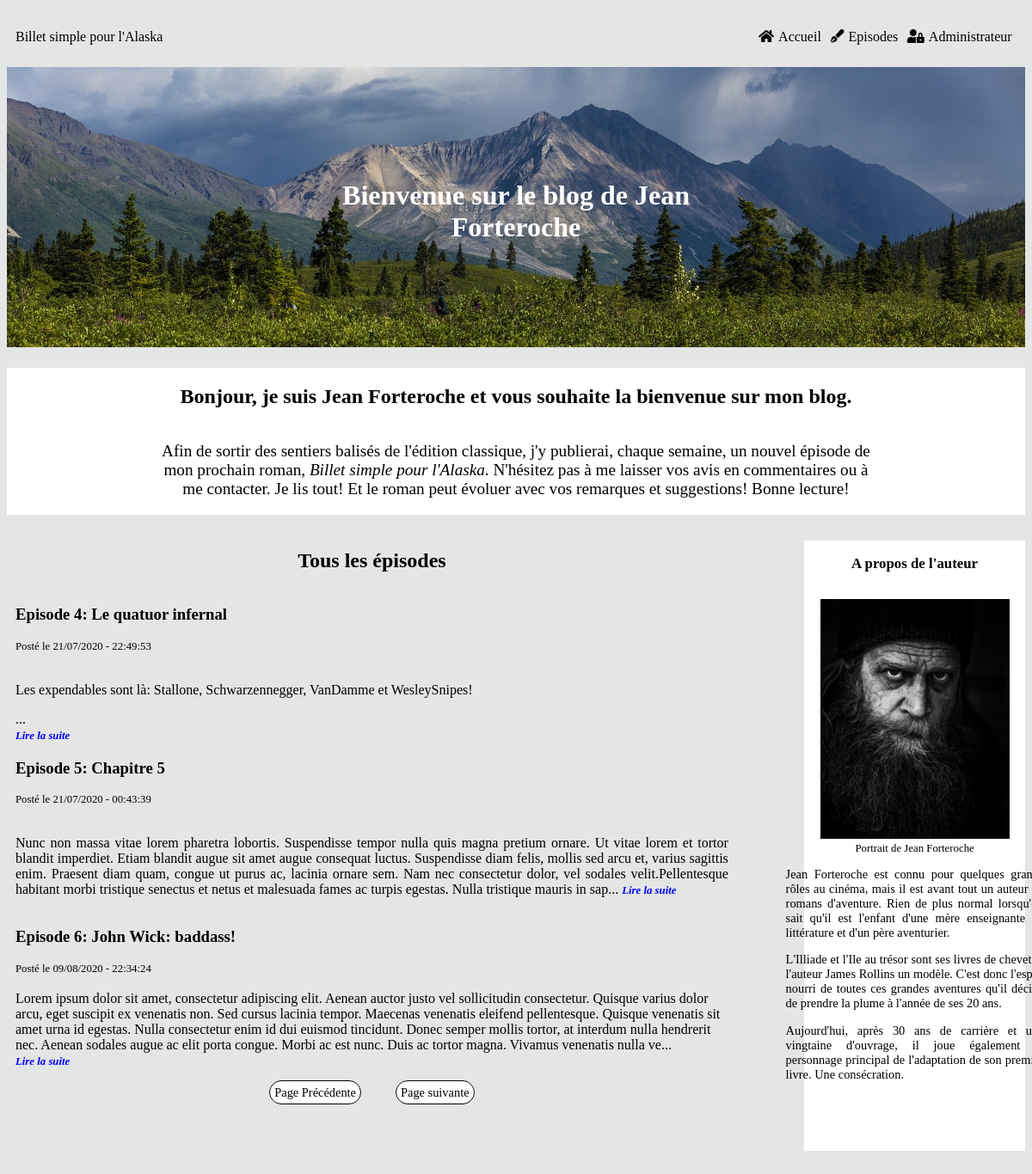
The app's page /index.php?action=get_all&page=2 with its own data.
### tables this page shows
CREATE TABLE IF NOT EXISTS `episodes` (
  `episode_id` tinyint(11) NOT NULL AUTO_INCREMENT,
  `numero_episode` tinyint(11) NOT NULL,
  `episode_title` char(255) NOT NULL,
  `episode_content` longtext NOT NULL,
  `episode_date` datetime NOT NULL DEFAULT CURRENT_TIMESTAMP,
  `episode_status` int(1) NOT NULL,
  PRIMARY KEY (`episode_id`),
  UNIQUE KEY `unicite` (`numero_episode`) USING BTREE
);

### src/View/View.php (called while the page is built, shortened)
<?php
class View
{
    public function display(array $data, string $template, string $layout) : void
    {
        require_once($template);
    }
}

### src/Controller/FrontOffice/PostController.php (called while the page is built, shortened)
<?php
class PostController
{
    private $postManager;
    private $view;
    private $layout;
    public function __construct(PostManager $postManager, View $view, CommentManager $commentManager, Session $session, Token $token)
    {
        $this->postManager = $postManager;
        $this->view = $view;
        $this->layout = '../templates/frontOffice/layout.html.php';
    }
    public function displayAllPosts(int $page): void
    {
        $totalEpisodes = $this->postManager->getNumberOfEpisodes();
        $pageToDisplay = $page - 1;
        $episodesToDisplay = 3;
        $numberOfPages = ceil($totalEpisodes / $episodesToDisplay);
        $offset = $pageToDisplay * $episodesToDisplay;
        $data = [$this->postManager->getAllEpisodes($offset), $page, $numberOfPages];
        $template = 'allPosts.html.php';
        $this->view->display(['episode' => $data[0], 'currentPage' => $data[1], 'maxPages' => $data[2]], $template, $this->layout);
    }
}

### public/index.php (called while the page is built, shortened)
<?php
$router = new Router();
$router->run();

### src/Model/PostManager.php (called while the page is built, shortened)
<?php
class PostManager
{
    private $database;
    public function __construct(Database $database)
    {
        $this->database = $database;
    }
    public function getAllEpisodes(int $offset) : array
    {
        $request = $this->database->prepare("SELECT *, substring(episode_content, 1, 500) AS episode_content,
            DATE_FORMAT(episode_date, '%d/%m/%Y - %H:%i:%s') AS episode_date
            FROM episodes
            WHERE episode_status = 1
            ORDER BY numero_episode
            LIMIT 3 OFFSET :beginning");
        $request->bindParam(':beginning', $offset, \PDO::PARAM_INT);
        $request->execute();
        return $request->fetchAll();
    }
}

### Templates/Frontoffice/allposts.html.php (the view)
<h2>Tous les épisodes</h2>
<?php foreach ($data['episode'] as $entry) {?>
    <article>
        <a href="index.php?action=post&id=<?=$entry['episode_id']?>">
            <h3 class='episode_title'>Episode <?=$entry['numero_episode']?>: <?=$entry['episode_title']?></h3>
        </a>
        <span class='post_date'>Posté le <?=$entry['episode_date']?></span><br/>
        <?=htmlspecialchars_decode($entry['episode_content'])?>... <span class="read_next"><a href='index.php?action=post&id=<?=$entry['episode_id']?>'>Lire la suite</a></span>
    </article>
<?php
}?>
<div id="prev_next">
    <?php
    if ($data['currentPage'] > 1 && $data['currentPage'] <= $data['maxPages']) {
    ?>
    <span id="previous">
        <a href="index.php?action=get_all&page=<?=$data['currentPage'] - 1?>">
            Page Précédente
        </a>
    </span>
    <?php
    }
    if ($data['currentPage'] < $data['maxPages'] && $data['currentPage'] >= 1) {
    ?>
    <span id="next">
            <a href="index.php?action=get_all&page=<?=$data['currentPage'] + 1?>">
                Page suivante
            </a>
    </span>
    <?php
    }
    ?>
</div>

### public/css/style.css (style rules this page uses)
html { font-family: aileron; background-color: #e4e5e5; }
a { text-decoration: none; color: black; }
h2 { text-align: center; }
.post_date { font-size: 0.8rem; }
article { display: flex; flex-direction: column; }
article p { text-align: justify; }
#previous a, #next a { padding: 5px; border-radius: 20px; border: 1px solid black; background-color: white; }
.read_next > a { font-size: 0.8rem; font-style: italic; font-weight: bold; color: blue; }
#prev_next { font-size: 0.9rem; display: flex; justify-content: center; }
#previous, #next { margin: 20px; }

### records on screen
episodes: numero_episode "4", episode_title "Le quatuor infernal", episode_date "21/07/2020 - 22:49:53", episode_content "Les expendables sont là: Stallone, Schwarzennegger, VanDamme et WesleySnipes!"
episodes: numero_episode "5", episode_title "Chapitre 5", episode_date "21/07/2020 - 00:43:39", episode_content "Nunc non massa vitae lorem pharetra lobortis. Suspendisse tempor nulla quis magna pretium ornare. Ut vitae lorem et tortor blandit imperdiet. Etiam blandit augue sit amet augue consequat luctus. Suspendisse diam felis, mollis sed arcu et, varius sagittis enim. Praesent diam quam, congue ut purus ac, lacinia ornare sem. Nam nec consectetur dolor, vel sodales velit.Pellentesque habitant morbi tristique senectus et netus et malesuada fames ac turpis egestas. Nulla tristique mauris in sap"
episodes: numero_episode "6", episode_title "John Wick: baddass!", episode_date "09/08/2020 - 22:34:24", episode_content "Lorem ipsum dolor sit amet, consectetur adipiscing elit. Aenean auctor justo vel sollicitudin consectetur. Quisque varius dolor arcu, eget suscipit ex venenatis non. Sed cursus lacinia tempor. Maecenas venenatis eleifend pellentesque. Quisque venenatis sit amet urna id egestas. Nulla consectetur enim id dui euismod tincidunt. Donec semper mollis tortor, at interdum nulla hendrerit nec. Aenean sodales augue ac elit porta congue. Morbi ac est nunc. Duis ac tortor magna. Vivamus venenatis nulla ve"
